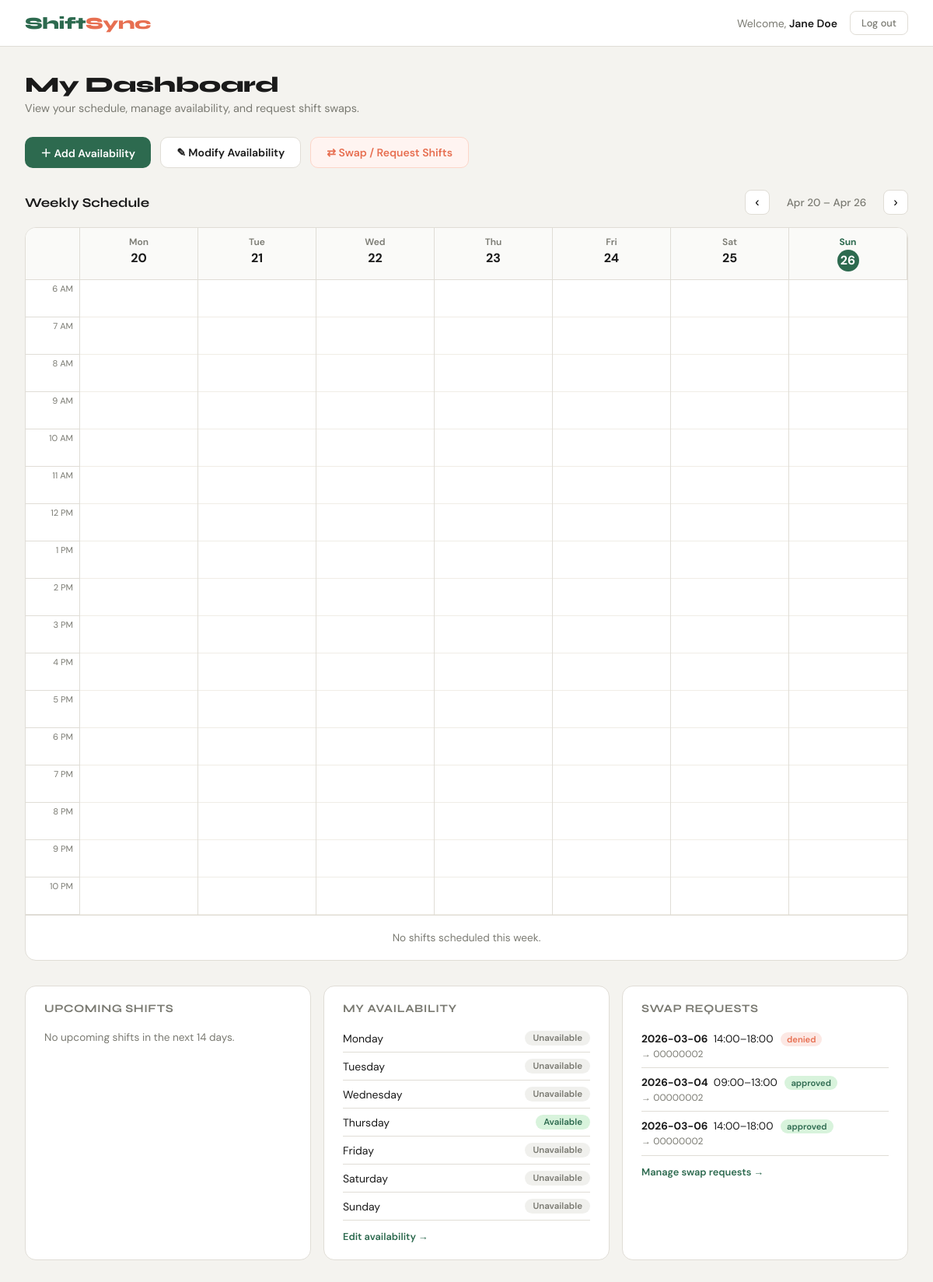
Screenshot of /dashboard (signed in) with the database file from the repository.
### tables this page shows
CREATE TABLE EmployeeInfo(
    EmployeeId TEXT PRIMARY KEY NOT NULL,
    Name TEXT, 
    Password TEXT);

CREATE TABLE ShiftSwapRequests(
    RequestId INTEGER PRIMARY KEY NOT NULL,
    RequesterEmployeeId TEXT NOT NULL,
    ShiftId INTEGER NOT NULL,
    TargetEmployeeId TEXT,
    Reason TEXT,
    Status TEXT DEFAULT "pending",
    CreatedAt TEXT,
    FOREIGN KEY (RequesterEmployeeId) REFERENCES EmployeeInfo(EmployeeId),
    FOREIGN KEY (ShiftId) REFERENCES Shifts(ShiftId),
    FOREIGN KEY (TargetEmployeeId) REFERENCES EmployeeInfo(EmployeeId));

CREATE TABLE Shifts(
    ShiftId INTEGER PRIMARY KEY NOT NULL,
    EmployeeId TEXT NOT NULL,
    ShiftDate TEXT NOT NULL, 
    StartTime TEXT NOT NULL, 
    EndTime TEXT NOT NULL, 
    FOREIGN KEY (EmployeeId) REFERENCES EmployeeInfo(EmployeeId));

### main.py (the view)
@app.route('/dashboard')
def dashboard():
    if 'EmployeeId' not in session:
        return redirect(url_for('login'))
    user_id = session['EmployeeId']
    today = date.today()
    try:
        with sql.connect("ShiftSyncDB.db") as con:
            cur = con.cursor()
            cur.execute("""
                SELECT ShiftId, ShiftDate, StartTime, EndTime
                FROM Shifts
                WHERE EmployeeId=? AND ShiftDate >= ?
                ORDER BY ShiftDate, StartTime
                LIMIT 5
            """, (user_id, today.isoformat()))
            upcoming_shifts = cur.fetchall()
    except Exception:
        upcoming_shifts = []
    try:
        with sql.connect("ShiftSyncDB.db") as con:
            cur = con.cursor()
            cur.execute("""
                SELECT DayOfWeek, StartTime, EndTime
                FROM EmployeeAvailability
                WHERE EmployeeId=? AND IsAvailable=1
                ORDER BY
                    CASE DayOfWeek
                        WHEN 'Monday' THEN 1 WHEN 'Tuesday' THEN 2
                        WHEN 'Wednesday' THEN 3 WHEN 'Thursday' THEN 4
                        WHEN 'Friday' THEN 5 WHEN 'Saturday' THEN 6
                        WHEN 'Sunday' THEN 7 ELSE 8
                    END, StartTime
            """, (user_id,))
            avail_rows = cur.fetchall()
    except Exception:
        avail_rows = []
    avail_by_day = {}
    for row in avail_rows:
        avail_by_day.setdefault(row[0], []).append((row[1], row[2]))
    try:
        with sql.connect("ShiftSyncDB.db") as con:
            cur = con.cursor()
            cur.execute("""
                SELECT r.RequestId, s.ShiftDate, s.StartTime, s.EndTime,
                       r.TargetEmployeeId, r.Reason, r.Status, r.CreatedAt
                FROM ShiftSwapRequests r
                JOIN Shifts s ON r.ShiftId = s.ShiftId
                WHERE r.RequesterEmployeeId=?
                ORDER BY r.CreatedAt DESC
                LIMIT 10
            """, (user_id,))
            my_swap_requests = cur.fetchall()
    except Exception:
        my_swap_requests = []
    try:
        with sql.connect("ShiftSyncDB.db") as con:
            cur = con.cursor()
            cur.execute("SELECT Name FROM EmployeeInfo WHERE EmployeeId=?", (user_id,))
            row = cur.fetchone()
            name = row[0] if row and row[0] else user_id
    except Exception:
        name = user_id
    try:
        with sql.connect("ShiftSyncDB.db") as con:
            cur = con.cursor()
            cur.execute("""
            SELECT r.RequestId, r.RequesterEmployeeId, s.ShiftDate, s.StartTime, s.EndTime, r.Status
            FROM ShiftSwapRequests r
            JOIN Shifts s ON r.ShiftId = s.ShiftId
            WHERE r.TargetEmployeeId=? AND r.Status='pending'
        """, (user_id,))
        incoming_requests = cur.fetchall()
    except Exception:
        incoming_requests = []
    return render_template('dashboard.html',
                            user=user_id,
                            name = name,
                            upcoming_shifts=upcoming_shifts,
                            avail_by_day=avail_by_day,
                            days=DAYS,
                            my_swap_requests=my_swap_requests,
                            incoming_requests=incoming_requests)

### templates/dashboard.html (shortened to what this page needs)
<!doctype html>
<html lang="en">
<head>
</head>
<body>
<nav>
  <div class="nav-logo">Shift<span>Sync</span></div>
  <div class="nav-right">
    <span class="nav-greeting">Welcome, <strong>{{ name }}</strong></span>
    <a href="{{ url_for('logout') }}" class="btn-logout">Log out</a>
  </div>
</nav>
<main>
  <div class="page-header">
    <h1>My Dashboard</h1>
    <p>View your schedule, manage availability, and request shift swaps.</p>
  </div>
  <div class="action-row">
    <a class="btn btn-primary"   href="{{ url_for('availability') }}">＋ Add Availability</a>
    <a class="btn btn-secondary" href="{{ url_for('availability') }}">✎ Modify Availability</a>
    <button class="btn btn-warning" onclick="openSwapModal()">
  ⇄ Swap / Request Shifts
</button>
  </div>
  <div class="section-header">
    <span class="section-title">Weekly Schedule</span>
    <div class="week-nav">
      <button onclick="shiftWeek(-1)">&#8249;</button>
      <span class="week-label" id="weekLabel"></span>
      <button onclick="shiftWeek(1)">&#8250;</button>
    </div>
  </div>
  <div class="calendar-card" id="calendarCard">
    <div class="calendar-grid" id="calHeader">
      <div class="cal-header-cell"></div>
    </div>
    <div class="cal-body" id="calBody"></div>
  </div>
  <div class="cards-row">
    <div class="info-card">
      <h3>Upcoming Shifts</h3>
      {% if upcoming_shifts %}
        {% for s in upcoming_shifts %}
        <div class="upcoming-shift">
          <div class="shift-dot"></div>
          <div class="shift-info">
            <div class="shift-day">{{ s[1] }}</div>
            <div class="shift-time">{{ s[2] }} – {{ s[3] }}{% if s[4] %} &mdash; {{ s[4] }}{% endif %}</div>
          </div>
        </div>
        {% endfor %}
      {% else %}
        <p class="empty-msg">No upcoming shifts in the next 14 days.</p>
      {% endif %}
    </div>
    <div class="info-card">
    <h3>My Availability</h3>
    {% for day in days %}
    <div class="avail-day">
        <span>{{ day }}</span>
        {% if avail_by_day.get(day) %}
        <span class="badge badge-available">Available</span>
        {% else %}
        <span class="badge badge-unavailable">Unavailable</span>
        {% endif %}
    </div>
    {% endfor %}
    <a class="card-action" href="{{ url_for('availability') }}">Edit availability &rarr;</a>
    </div>
    <div class="info-card" id="swap-requests-card">
      <h3>Swap Requests</h3>
      {% if my_swap_requests %}
        {% for r in my_swap_requests[:4] %}
        <div class="swap-item">
          <strong>{{ r[1] }}</strong> &nbsp;{{ r[2] }}–{{ r[3] }}
          <span class="swap-status status-{{ r[6]|lower }}">{{ r[6] }}</span>
          {% if r[4] %}<div style="font-size:0.75rem;color:var(--muted);margin-top:2px;">→ {{ r[4] }}</div>{% endif %}
        </div>
        {% endfor %}
      {% else %}
        <p class="empty-msg">No swap requests yet.</p>
      {% endif %}
      <a class="card-action" href="{{ url_for('swap_requests') }}">
        Manage swap requests →
        </a>
    </div>
  </div>
</main>
</body>
</html>

### rows the page displays
EmployeeInfo: Name "Jane Doe"
ShiftSwapRequests: ShiftDate "2026-03-06", StartTime "14:00", EndTime "18:00", Status "denied", TargetEmployeeId "00000002"
ShiftSwapRequests: ShiftDate "2026-03-04", StartTime "09:00", EndTime "13:00", Status "approved", TargetEmployeeId "00000002"
ShiftSwapRequests: ShiftDate "2026-03-06", StartTime "14:00", EndTime "18:00", Status "approved", TargetEmployeeId "00000002"

### other values shown
{{ day }} "Monday" "Tuesday" "Wednesday" "Thursday" "Friday" "Saturday" "Sunday"
